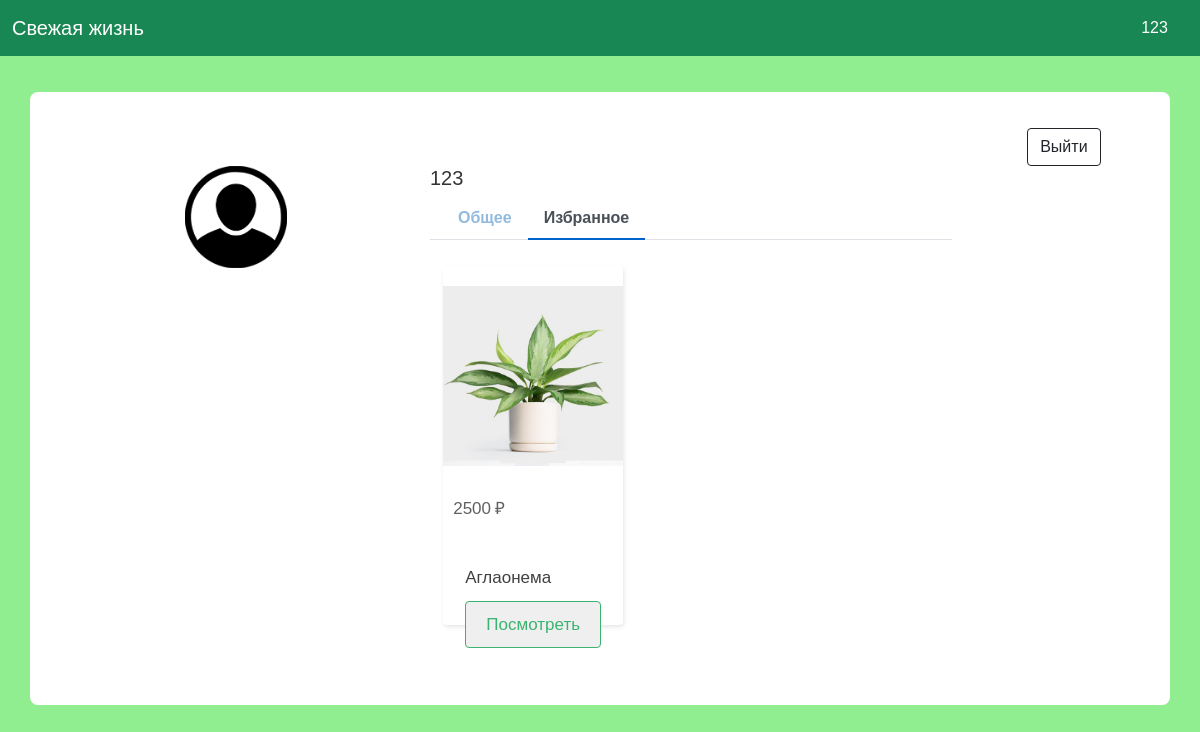
Page /favorites/1 (signed in) on the committed database.
### data/users.py (models this page shows, shortened)
class User(SqlAlchemyBase, UserMixin):
    __tablename__ = 'users'
    id = sqlalchemy.Column(sqlalchemy.Integer,
                           primary_key=True, autoincrement=True)
    name = sqlalchemy.Column(sqlalchemy.String, nullable=True)
    about = sqlalchemy.Column(sqlalchemy.String, nullable=True)
    email = sqlalchemy.Column(sqlalchemy.String,
                              index=True, unique=True, nullable=True)
    hashed_password = sqlalchemy.Column(sqlalchemy.String, nullable=True)
    created_date = sqlalchemy.Column(sqlalchemy.DateTime,
                                     default=datetime.datetime.now)
    flowers = sqlalchemy.Column(sqlalchemy.String, nullable=True)

### data/flowers.py (models this page shows, shortened)
class Flowers(SqlAlchemyBase):
    __tablename__ = 'flowers'
    id = sqlalchemy.Column(sqlalchemy.Integer,
                           primary_key=True, autoincrement=True)
    name = sqlalchemy.Column(sqlalchemy.String, nullable=False)
    links = sqlalchemy.Column(sqlalchemy.String, nullable=True)
    about = sqlalchemy.Column(sqlalchemy.String, nullable=False)
    png = sqlalchemy.Column(sqlalchemy.String, nullable=False)
    mid_price = sqlalchemy.Column(sqlalchemy.Integer, nullable=False)

### main.py (the view)
@app.route('/favorites/<id>')
@login_required
def us_page_fav(id):
    user = db_sess.query(User).filter(User.id == id).first()
    li = []
    if bool(user.flowers):
        for flow in db_sess.query(Flowers).all():
            if flow.name in user.flowers:
                li.append((flow.png, flow.name, flow.mid_price))
    inf = (li, user.name, user.id)
    return render_template('user_page_fav.html', item=inf, title=f'{user.name}')

### main.py (called while the page is built)
@login_manager.user_loader
def load_user(user_id):
    return db_sess.query(User).get(user_id)

### templates/user_page_fav.html (shortened to what this page needs)
{% extends "base.html" %}
{% block content %}
<div class="container emp-profile">
            <a class="exit" href="/logout">
                <button class="btn btn-outline-dark">Выйти</button>
            </a>
            <form>
                <div class="row">
                    <div class="col-md-4">
                        <div class="profile-img">
                            <img src="{{url_for('static', filename='img/icon.png')}}">
                        </div>
                    </div>
                    <div class="col-md-6">
                        <div class="profile-head">
                            <div class="row">
                                    <div class="col-md-6">
                                        <h5>
                                        {{item[1].lower().capitalize()}}
                                    </h5>
                                    </div>
                                </div>
                            <ul class="nav nav-tabs" id="myTab" role="tablist">
                                <li class="nav-item">
                                    <a class="nav-link" id="profile-tab" data-toggle="tab" href="/us_page/{{item[2]}}" role="tab" aria-controls="profile" aria-selected="false">Общее</a>
                                </li>
                                <li class="nav-item">
                                    <a class="nav-link active" id="home-tab" data-toggle="tab" href="/favorites/{{item[2]}}" role="tab" aria-controls="home" aria-selected="true">Избранное</a>
                                </li>
                            </ul>
                     <div class="cards_V">
                     {% for im in item[0] %}
                      <div class="card_V">
                        <div class="card__top">
                          <a href="/info/{{im[1]}}" class="card__image">
                            <img src="{{url_for('static', filename='img/' + im[0])}}">
                          </a>
                        </div>
                        <div class="card__bottom">
                        <div class="card__prices">
                          <div class="card__price card__price--common">{{im[2]}}</div>
                        </div>
                          <a href="/info/{{im[1]}}" class="card__title">
                            {{im[1]}}
                          </a>
                          <a href="/info/{{im[1]}}">
                          <button  class="card__add">Посмотреть</button>
                          </a>
                        </div>
                      </div>
                      {% endfor %}
                         </div>
                        </div>
                    </div>
                </div>
                <div class="row">
                    <div class="col-md-4">
                        <div class="profile-work">
                        </div>
                    </div>
                </div>
            </form>
        </div>
{% endblock %}

### templates/base.html (shortened to what this page needs)
<!DOCTYPE html>
<html lang="en">
    <head>
        <link rel="stylesheet"
              href="https://cdn.jsdelivr.net/npm/bootstrap@5.0.0-beta1/dist/css/bootstrap.min.css"
>
        <link rel="stylesheet" type="text/css" href="{{url_for('static', filename='css/style.css')}}" />
    </head>
    <body>
        <nav class="navbar navbar-default navbar-dark bg-success">
            <a class="navbar-brand" href="/">Свежая жизнь</a>
         {% if current_user.is_authenticated %}
            <a class="btn btn-success" href="/us_page/{{current_user.id}}">{{ current_user.name.lower().capitalize() }} ᠌ ᠌᠌ ᠌ ᠌ ᠌ ᠌ ᠌ </a>
        {% else %}
            <a class="btn btn-success" href="/sign_in">Войти/Зарегистрироваться ᠌ ᠌᠌ ᠌ ᠌ ᠌ ᠌ ᠌ </a>
        {% endif %}
      </nav>
        {% block content %}{% endblock %}
    </body>
</html>

### static/css/style.css (style rules this page uses)
* { box-sizing: border-box }
body { font-family: Verdana, sans-serif; margin:0 }
img { vertical-align: middle; }
.active, .dot:hover { background-color: #fffff; }
.exit { left: 90%; }
.emp-profile { padding: 3%; margin-top: 3%; margin-bottom: 3%; border-radius: 0.5rem; background: #fff; }
.profile-img { text-align: center; }
.profile-img img { width: 30%; height: 30%; }
.profile-head h5 { color: #333; }
.profile-head .nav-tabs { margin-bottom:5%; }
.profile-head .nav-tabs .nav-link { font-weight:600; border: none; }
.profile-head .nav-tabs .nav-link.active { border: none; border-bottom:2px solid #0062cc; }
.profile-work { padding: 14%; margin-top: -15%; }
* { box-sizing: border-box; }
.cards_V { display: grid; grid-template-columns: repeat(auto-fill, 180px); width: 120%; max-width: 1000px; justify-content: center; justify-items: center; column-gap: 30px; row-gap: 40px; margin: 0 auto; }
.card_V { width: 180px; min-height: 270px; box-shadow: 1px 2px 4px rgba(0, 0, 0, 0.1); display: flex; flex-direction: column; border-radius: 4px; transition: 0.2s; position: relative; }
.card__top { flex: 0 0 220px; position: relative; overflow: hidden; }
.card__image { display: block; position: absolute; top: 0; left: 0; width: 100%; height: 100%; }
.card__image > img { width: 100%; height: 100%; object-fit: contain; transition: 0.2s; }
.card__bottom { display: flex; flex-direction: column; flex: 1 0 auto; padding: 10px; }
.card__prices { display: flex; margin-bottom: 10px; flex: 0 0 50%; }
.card__price::after { content: "₽"; margin-left: 4px; position: relative; }
.card__price--common { font-weight: 400; font-size: 17px; color: #606060; display: flex; flex-wrap: wrap-reverse; justify-content: flex-end; }
.card__price--common::before { font-weight: 400; font-size: 13px; color: #bfbfbf; }
.card__title { display: block; margin-bottom: 10px; font-weight: 400; font-size: 17px; line-height: 150%; color: #414141; }
.card__add { display: block; width: 85%; font-weight: 200; font-size: 17px; color: #3cb371; padding: 10px; text-align: center; border: 1px solid #3cb371; border-radius: 4px; cursor: pointer; transition: 0.2s; margin-top: auto; }
a { position: relative; left: 12px; }
html { background-color: #fffff; }
body { font-family: "Poppins", sans-serif; height: 100vh; background-color: #90EE90; }
a { color: #92badd; display:inline-block; text-decoration: none; font-weight: 400; }

### rows in the picture
User: name "123"
Flowers: png (picture), mid_price "2500", name "Аглаонема"
